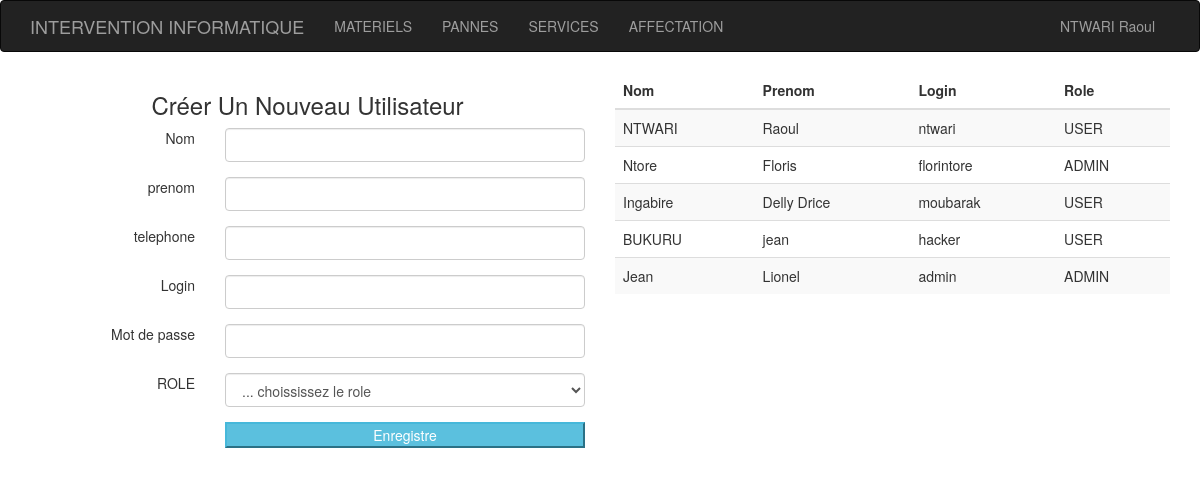
Screenshot of /utilisateur.php (signed in) with the database file from the repository.
### tables this page shows
CREATE TABLE `utilisateurs` (
  `id` int(11) NOT NULL,
  `nom` varchar(255) DEFAULT NULL,
  `prenom` varchar(255) DEFAULT NULL,
  `telephone` varchar(255) DEFAULT NULL,
  `login` varchar(255) DEFAULT NULL,
  `password` varchar(255) DEFAULT NULL,
  `role` varchar(255) DEFAULT NULL
);

### app/function.php (called while the page is built, shortened)
<?php
function selectAll($table){
	$query = "SELECT * FROM ".$table;
	$db = seconnecter();
	$sql = $db->query($query);
	return $sql->fetchAll();
}

### utilisateur.php (the view, shortened to what this page needs)
<?php
require_once 'include/_view/header.php';
$utilisateurs = selectAll('utilisateurs');
?>
<div class="container">
	<div class="row">
		<div class="col-md-6">
			<div class="card">
				<form action="" method="post">
						<h3 class="card-title text-capitalize text-center">Créer un nouveau utilisateur</h3>
					<div class="form-group row">
						<div class="col-md-4 text-right">Nom</div>
						<div class="col-md-8">
							<input type="text" name="nom" class="form-control">
						</div>
					</div>
					<div class="form-group row">
						<div class="col-md-4 text-right">prenom</div>
						<div class="col-md-8">
							<input type="text" value="" name="prenom" class="form-control">
						</div>
					</div>
					<div class="form-group row">
						<div class="col-md-4 text-right">telephone</div>
						<div class="col-md-8">
							<input type="text"  name="telephone" class="form-control">
						</div>
					</div>
					<div class="form-group row">
						<div class="col-md-4 text-right">Login</div>
						<div class="col-md-8">
							<input type="text"  name="login" class="form-control">
						</div>
					</div>
					<div class="form-group row">
						<div class="col-md-4 text-right">Mot de passe</div>
						<div class="col-md-8">
							<input type="password"  name="password" class="form-control">
						</div>
					</div>
					<div class="form-group row">
						<div class="col-md-4 text-right">ROLE</div>
						<div class="col-md-8">
							<select name="role" id="role" class="form-control">
								<option value=""> ... choississez le role</option>
							</select>
						</div>
					</div>
					<div class="form-group row">
						<div class="col-md-4 text-right"></div>
						<div class="col-md-8">
							<input type="submit" name="save" value="Enregistre" class="btn-block btn-info">
						</div>
					</div>
				</form>
			</div>
		</div>
		<div class="col-md-6">
			<div class="card">
				<table class="table-striped table">
					<thead>
						<tr>
							<th>Nom</th>
							<th>Prenom</th>
							<th>Login</th>
							<th>Role</th>
						</tr>
					</thead>
					<tbody>
						<?php foreach ($utilisateurs as $key => $utilisateur): ?>
							<tr>
								<td> <?= $utilisateur['nom'] ?></td>
								<td> <?= $utilisateur['prenom'] ?></td>
								<td> <?= $utilisateur['login'] ?></td>
								<td> <?= $utilisateur['role'] ?></td>
							</tr>
						<?php endforeach; ?>
					</tbody>
				</table>
			</div>
		</div>
	</div>
</div>
<?php
require_once 'include/_view/footer.php';
?>

### rows the page displays
utilisateurs: nom "NTWARI", prenom "Raoul", login "ntwari", role "USER"
utilisateurs: nom "Ntore", prenom "Floris", login "florintore", role "ADMIN"
utilisateurs: nom "Ingabire", prenom "Delly Drice", login "moubarak", role "USER"
utilisateurs: nom "BUKURU", prenom "jean", login "hacker", role "USER"
utilisateurs: nom "Jean", prenom "Lionel", login "admin", role "ADMIN"

### other values shown
$_SESSION['user']['nom'] "NTWARI"
$_SESSION['user']['prenom'] "Raoul"
